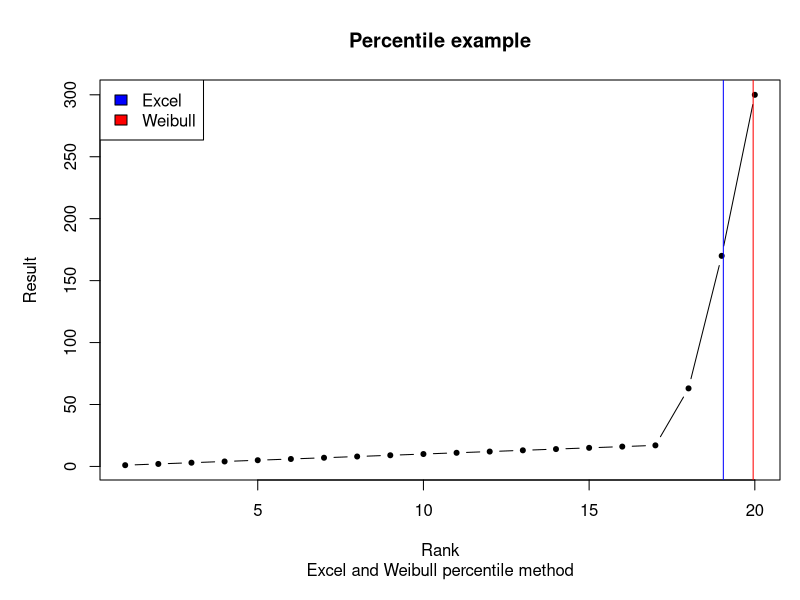

Recreate this plot in R.
## R4H2O: Data Science for Water Professionals
## Percentiles example

## Create data
sample <- c(1:17, 63, 170, 300)

## Set parameters
n <- length(sample)
p <- 0.95

## Visualise
par(mar=c(6, 5, 4, 1))
plot(sample, type = "b", 
     main = "Percentile example", 
     sub = "Excel and Weibull percentile method", 
     pch = 20,
     lwd = 1, xlab = "Rank", ylab = "Result")

## Calculate rank
r_weibull <- p * (n + 1)
r_excel <- 1 + p * (n - 1)

## Interpolate percentiles
x_weibull <- (1 - (r_weibull - floor(r_weibull))) * sample[floor(r_weibull)] + (r_weibull - floor(r_weibull)) * sample[ceiling(r_weibull)]
x_excel <- (1 - (r_excel - floor(r_excel))) * sample[floor(r_excel)] + (r_excel - floor(r_excel)) * sample[ceiling(r_excel)]

## Visualise
abline(v = r_weibull, col = "red", lwd = 1)
abline(v = r_excel, col = "blue", lwd = 1)

## Legend
legend("topleft", legend = c("Excel", "Weibull"), fill = c("blue", "red"))

## Which ones are these in R?
x_r <- sapply(1:9, function(t) quantile(sample, 0.95, type = t))
weibull <- which(x_r == x_weibull)
excel <- which(x_r == x_excel)
